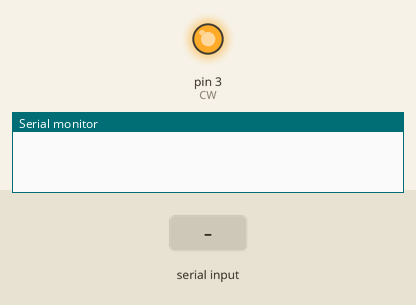
Simulated run of this sketch. Board: Arduino Uno, built with avr-gcc and run on an emulated ATmega328P. On the bench: output pins drawn as LEDs (lit = HIGH), the last lines printed to the serial monitor. The test bench sets the inputs (shaded band). Pins used as bus, display or sensor lines are not drawn.

Above: at 1.2 s.
1.3 s: "1" received over Serial
At 2.6 s:
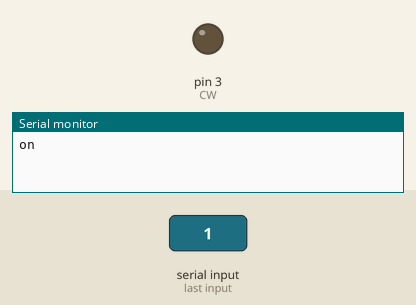
Timing chart, 0 to 4.3 s (numbered marks = the images above; inputs shaded):
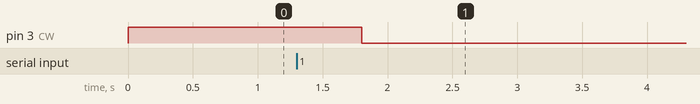

Measured:
- after the input at 1.3 s, pin 3 (CW): HIGH → LOW after 0.50 s

The sketch:

Motor_Test.ino
```cpp
extern volatile unsigned long timer0_millis;

#define CW 3
#define CLK 2
#define button 4

int cw = 1;
int clk = 0;
char input = 0;

unsigned long past = 0;
int flag = 0;
unsigned long time = millis();

void setup() {
  Serial.begin(9600);
  pinMode(CW, OUTPUT);
  pinMode(CLK, OUTPUT);
  pinMode(button, INPUT);
  digitalWrite(CW, cw);
  digitalWrite(CLK, 1);
}

void loop() {
  input = Serial.read();
  if(input=='1') {
    Serial.print("on");
    digitalWrite(CLK,0);
    delay(500);
    cw = !cw;
    digitalWrite(CLK, 1);
    digitalWrite(CW, cw);
  }
  digitalWrite(CLK, 1);
  delayMicroseconds(1000);
  digitalWrite(CLK, 0);
  delayMicroseconds(1000);
}
```
